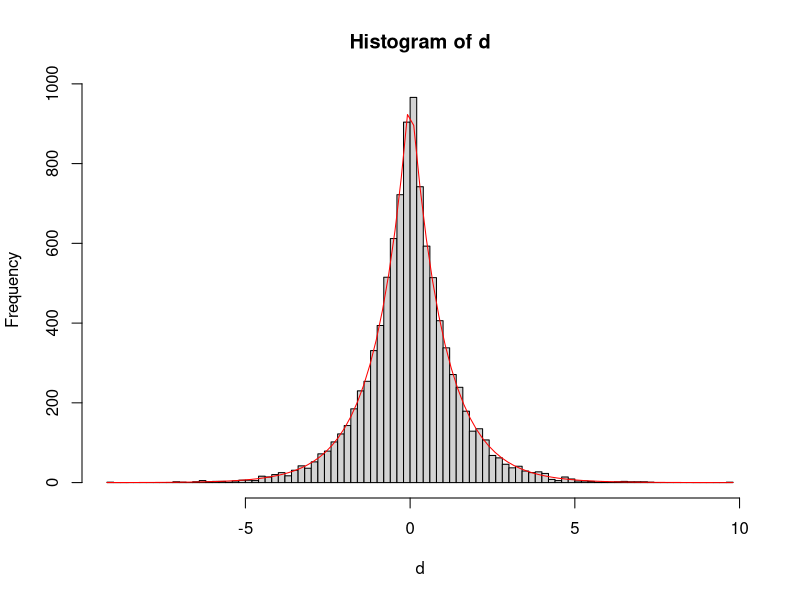
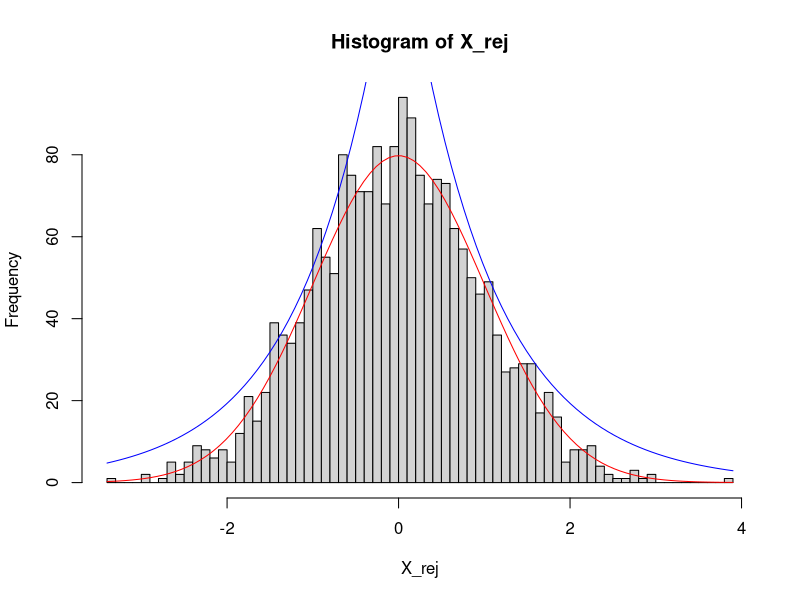
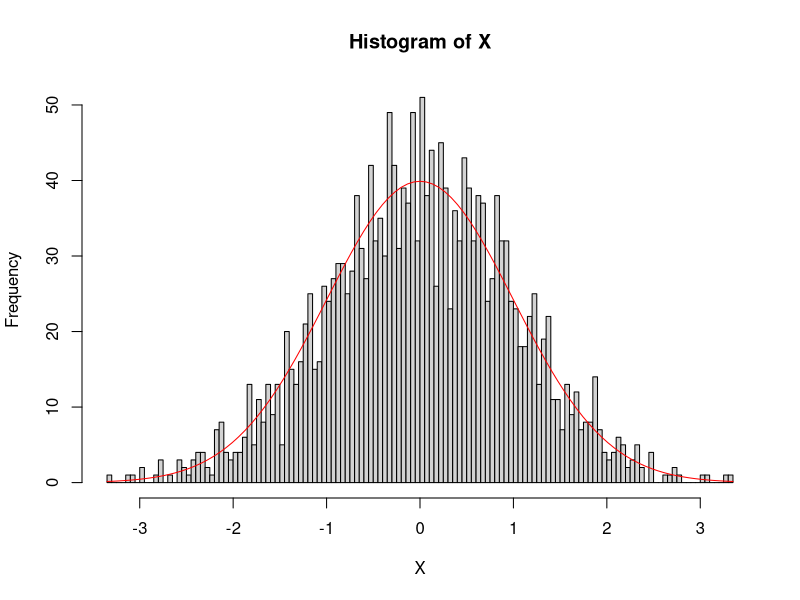
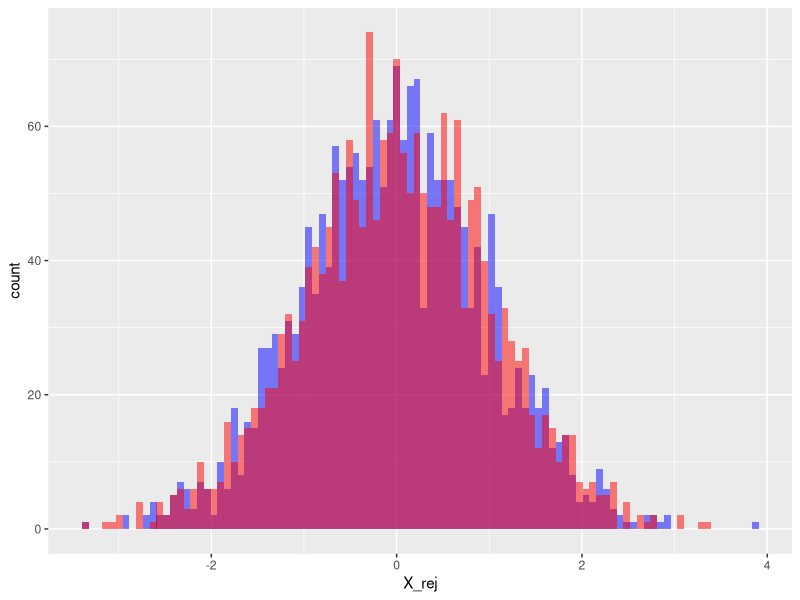
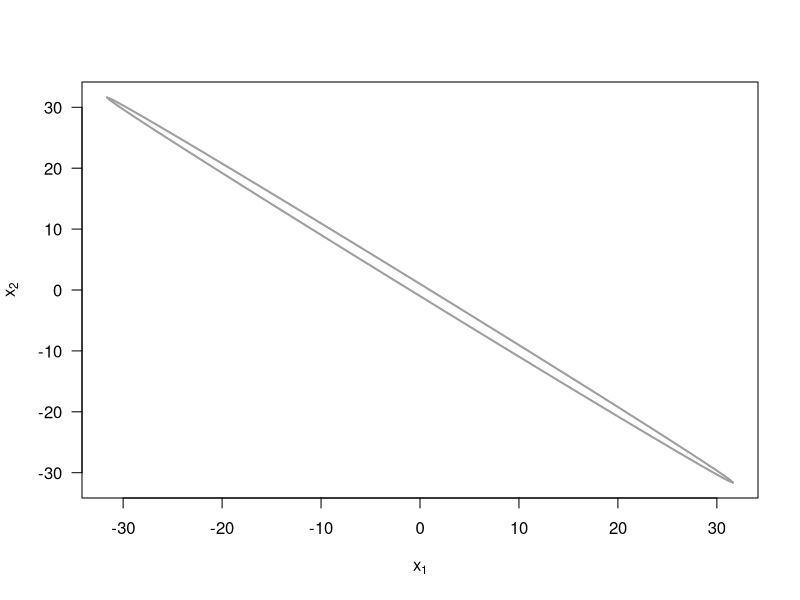
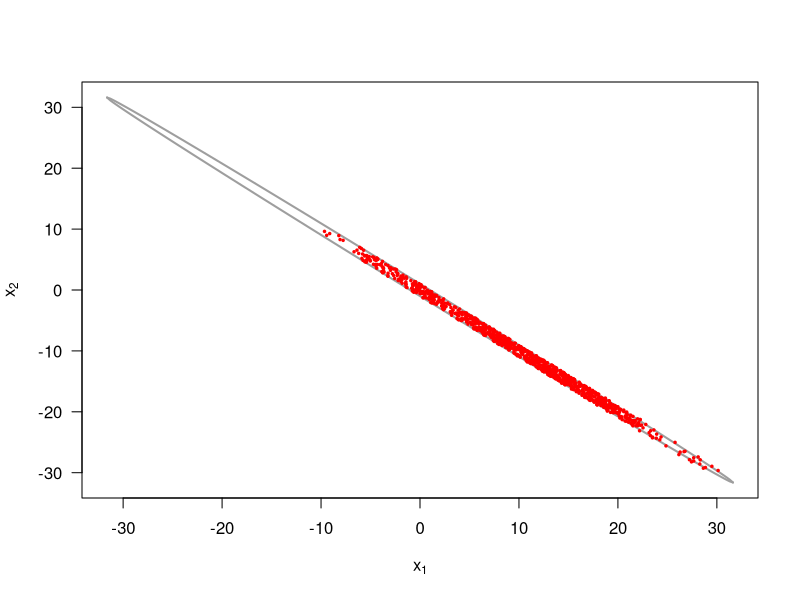
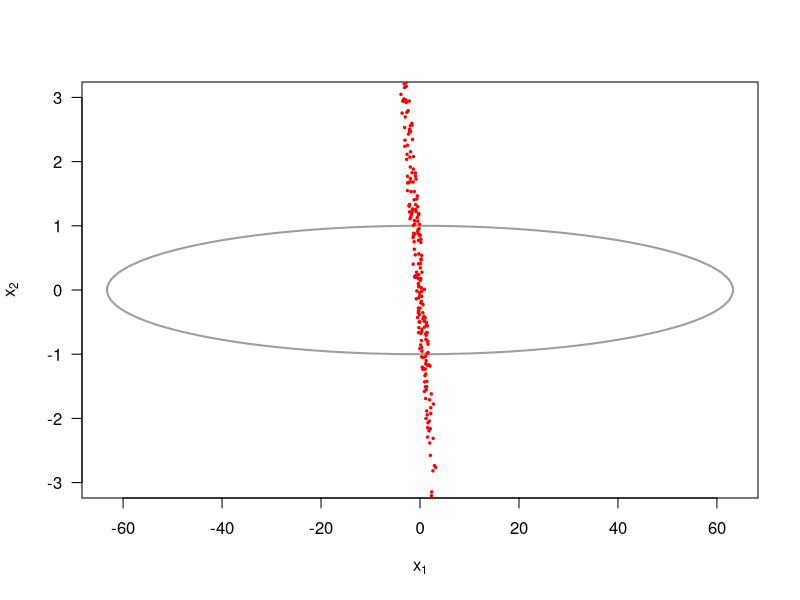

Write R code to recreate these figures, in order.
## ---- chunk 1
de <- function(x, mu, lambda){
  return(lambda/2 * exp(-lambda * abs(x-mu)))
}
#Inverse CDF method
#Generate 10000 random numbers from Unif(0,1)
set.seed(12345)
u <- runif(10000)
#Generate 10000 random numbers from DE(0,1) using the inverse CDF method
F_inv <- function(p, mu, lambda){
  return(mu - (1/lambda) * sign(p-0.5)*log(1-2*abs(p-0.5)))
}
d <- F_inv(u, 0, 1)
hist(d, breaks = 100)
curve(de(x, 0, 1)*2000, add = TRUE, col = "red")


## ---- chunk 2
#Rejection sampling method
#Determining proper value of a for the enveloppe
a <- 0.7
#plot(x, f(x), col = "red", type = "l")
#lines(x, g(x, 0, 1)/a, col = "blue")

#Generate 2000 random numbers from DE(0,1)
set.seed(12345)
u <- runif(2000)
Y <- F_inv(u, 0, 1)*a

f <- function(x){
  return(dnorm(x, 0, 1))
}
g <- function(x, mu, lambda){
  return(de(x, mu, lambda))
}

#After trial and error, a = 0.7 seems to be the best value for a

#Generate 2000 random numbers from N(0,1) using the rejection sampling method
X_rej <- c()
samples <- 0
rejection_rate <- 0
while(length(X_rej) < 2000){
  samples <- samples + 1
  Y <- F_inv(runif(1), 0, 1)
  U <- runif(1, 0,1)
  if(U <= f(Y)/(g(Y, 0, 1)/a)){
    X_rej <- c(X_rej, Y)
  }else{
    rejection_rate <- rejection_rate + 1
  }
}
rejection_rate <- rejection_rate/samples

hist(X_rej, breaks = 100)
curve(dnorm(x, mean = 0, sd = 1)*200, add = TRUE, col = "red")
curve(de(x, 0, 1)*200/a, add = TRUE, col = "blue")

## ---- chunk 3
#Generate 2000 random numbers from N(0,1) using rnorm()
set.seed(12345)
X <- rnorm(2000, mean = 0, sd = 1)
hist(X, breaks = 100)
curve(dnorm(x, mean = 0, sd = 1)*100, add = TRUE, col = "red")
## ---- chunk 4
library(ggplot2)
df1 <- data.frame(X_rej)
df2 <- data.frame(X)
#Comparaison of the histograms
ggplot(df1, aes(x = X_rej)) + geom_histogram(bins= 100,fill = "blue", alpha = 0.5) + geom_histogram(data = df2, aes(x = X), bins = 100, fill = "red", alpha = 0.5)

## ---- chunk 5

###############################
### Boundary ellipse 
### for Gibbs sampling example
### from Lecture 4
### Fall 2023, by Frank Miller
###############################
w  <- 1.999
xv <- seq(-1, 1, by=0.01) * 1/sqrt(1-w^2/4)  # a range of x1-values, where the term below the root is non-negative (compare Lecture 4)
plot(xv, xv, type="n", xlab=expression(x[1]), ylab=expression(x[2]), las=1)
# ellipse
lines(xv, -(w/2)*xv-sqrt(1-(1-w^2/4)*xv^2), lwd=2, col=8)
lines(xv, -(w/2)*xv+sqrt(1-(1-w^2/4)*xv^2), lwd=2, col=8)
## ---- chunk 6
#Gibbs sampling
f1_cond <- function(x2){
  return(runif(1, min = -0.9995*x2 - sqrt(1-0.00099975*x2), max = -0.9995*x2 + sqrt(1-0.00099975*x2)))
}
f2_cond <- function(x1){
  return(runif(1, min = -0.9995*x1 - sqrt(1-0.00099975*x1), max = -0.9995*x1 + sqrt(1-0.00099975*x1)))
}

set.seed(12345)
n <- 1000
x1 <- 0
x2 <- 0
X1 <- c()
X2 <- c()
for(i in 1:n){
  x1 <- f1_cond(x2)
  x2 <- f2_cond(x1)
  X1 <- c(X1, x1)
  X2 <- c(X2, x2)
}

w  <- 1.999
xv <- seq(-1, 1, by=0.01) * 1/sqrt(1-w^2/4)  # a range of x1-values, where the term below the root is non-negative (compare Lecture 4)
plot(xv, xv, type="n", xlab=expression(x[1]), ylab=expression(x[2]), las=1)
# ellipse
lines(xv, -(w/2)*xv-sqrt(1-(1-w^2/4)*xv^2), lwd=2, col=8)
lines(xv, -(w/2)*xv+sqrt(1-(1-w^2/4)*xv^2), lwd=2, col=8)
#Add the points X1 and X2 to the graph
points(X1, X2, col = "red", pch = 20, cex = 0.5)

## ---- chunk 7
#Determine P(X1 > 0)

means <- c()
for(i in 1:100){
  set.seed(i)
  n <- 1000
  x1 <- 0
  x2 <- 0
  X1 <- c()
  X2 <- c()
  for(i in 1:n){
    x1 <- f1_cond(x2)
    x2 <- f2_cond(x1)
    X1 <- c(X1, x1)
    X2 <- c(X2, x2)
  }
  means <- c(means, mean(X1 > 0))
}
#mean(means)
## ---- chunk 8
#Gibbs sampling
xv <- seq(-sqrt(4000), sqrt(4000) , by=0.01)   # a range of x1-values, where the term below the root is non-negative (compare Lecture 4)
plot(xv, xv, type="n", xlab=expression(x[1]), ylab=expression(x[2]), las=1, ylim = c(-3,3))
# ellipse
lines(xv, -sqrt(1-xv^2*0.00025)/(0.99975), lwd=2, col=8)
lines(xv, sqrt(1-xv^2*0.00025)/(0.99975), lwd=2, col=8)

u1_given_ <- function(u2){
  return(runif( 1, min = -sqrt((1-u2^2*0.00025)/0.99975), max = sqrt((1-u2^2*0.00025)/0.99975) ))
}
u2_given_ <- function(u1){
  return(runif(1, min = -sqrt((1-u1^2*0.99975)/0.00025), max = sqrt((1-u1^2*0.99975)/0.00025) ))
}

means <- c()
for(i in 1:100){
  set.seed(i)
  n <- 1000
  u1 <- 0
  u2 <- 0
  U1 <- c()
  U2 <- c()
  for(i in 1:n){
    u1 <- u1_given_(u2)
    u2 <- u2_given_(u1)
    U1 <- c(U1, u1)
    U2 <- c(U2, u2)
  }
  means <- c(means, mean(U1 > 0))
}
mean(means)
points(X2, X1, col = "red", pch = 20, cex = 0.5)
